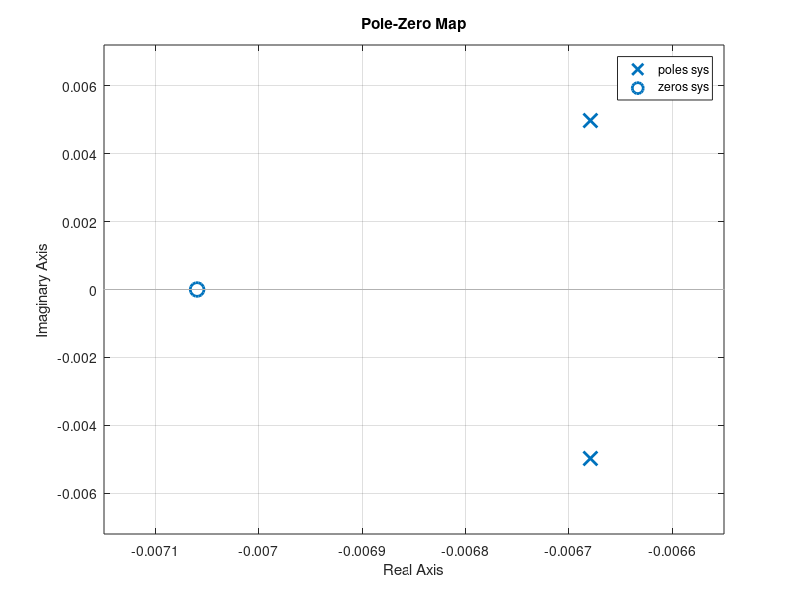

The MATLAB source for this figure: (Note: this script raises an error after producing the figure.)

% Locations of system poles and zeros

clear; close all; clc;

%% ===================== USER INPUT =====================

% --- PI controller gains ---
Kp = 0.028754;
Ki = 0.000203;

% --- Closed-loop transfer function (unity negative feedback) ---
%   T(s) = 96.7*(Kp*s + Ki) / ( 283*s^2 + (1 + 96.7*Kp)*s + 96.7*Ki )
num = 96.7 * [Kp Ki];                            % numerator
den = [283, 1 + 96.7*Kp, 96.7*Ki];               % denominator

% --- Figure name (no extension) ---
fname_pzmap = 'pole_zero_locations';

dpi = 500;

% --- Figure adjustments ---
lwAdd   = 0.75;   % line width added to the default (pt)
fsAdd   = 1;      % font size added to the default (pt)
pzLwAdd = 1.5;    % extra line width for the pole/zero markers (pt)
yPad    = 0.04;   % extra vertical spacing: 4% of the axis range above and below
lblGap  = 0.04;   % distance between marker and label (fraction of y-range)

%% ===================== SYSTEM =====================
sys = tf(num, den);
pol = pole(sys);
zer = zero(sys);

disp('Closed-loop poles:');  disp(pol);
disp('Closed-loop zeros:');  disp(zer);

%% ===================== POLE-ZERO MAP =====================
hfig = figure;
pzmap(sys);
grid on
styleFigure(hfig, lwAdd, fsAdd);                 % thicker lines, larger text
boxAxes(hfig);                                   % boxed axes
thickenMarkers(hfig, pzLwAdd);                   % thicker poles (x) and zeros (o)

% --- labels next to every pole and zero ---
ax  = visibleAxes(hfig);  ax = ax(1);
pts = [pol(:); zer(:)];
gap = lblGap * diff(ax.YLim);
lbl = gobjects(numel(pts), 1);
for k = 1:numel(pts)
    z = pts(k);
    if abs(imag(z)) < 1e-9*max(1, abs(z)), z = real(z); end   % clean up tiny imaginary parts
    if imag(z) >= 0
        va = 'bottom';  dy =  gap;               % label above the marker
    else
        va = 'top';     dy = -gap;               % label below the marker
    end
    lbl(k) = text(ax, real(z), imag(z) + dy, fmtc(z), ...
        'HorizontalAlignment', 'center', 'VerticalAlignment', va, ...
        'FontSize', ax.FontSize);
end

% --- make sure the labels fit inside the axes ---
xl = ax.XLim;  yl = ax.YLim;
for k = 1:numel(lbl)
    e  = lbl(k).Extent;                          % [x y width height] in data units
    xl = [min(xl(1), e(1)), max(xl(2), e(1)+e(3))];
    yl = [min(yl(1), e(2)), max(yl(2), e(2)+e(4))];
end
ax.XLim = xl;  ax.YLim = yl;
padAxes(hfig, 0, yPad);                          % vertical padding only (4%)

savefig(hfig, [fname_pzmap '.fig']);
print(hfig, fname_pzmap, '-dpng', ['-r' num2str(dpi)], '-vector');

disp('Done: pole-zero figure saved (.fig and .png).');

%% ===================== LOCAL FUNCTIONS =====================
% (must stay at the END of the script file)

function s = fmtc(z)
    % complex number as text: xxx + yyy i
    if imag(z) >= 0, sg = '+'; else, sg = '-'; end
    s = sprintf('%.4g %s %.4gi', real(z), sg, abs(imag(z)));
end

function ax = visibleAxes(hfig)
    % all visible axes of the figure
    ax = findall(hfig, 'Type', 'axes');
    keep = false(size(ax));
    for k = 1:numel(ax)
        keep(k) = strcmp(char(ax(k).Visible), 'on');
    end
    ax = ax(keep);
end

function boxAxes(hfig)
    % boxed axes (matches time_response.m)
    ax = visibleAxes(hfig);
    for k = 1:numel(ax)
        box(ax(k), 'on');
    end
end

function thickenMarkers(hfig, extra)
    % thicker pole/zero markers: every graphics object that draws a marker
    fo = findall(hfig, '-property', 'Marker');
    for k = 1:numel(fo)
        try
            if ~strcmp(char(fo(k).Marker), 'none')
                fo(k).LineWidth = fo(k).LineWidth + extra;
            end
        catch
        end
    end
end

function padAxes(hfig, xPad, yPad)
    % extend axis limits by a fraction of the current range on each side
    ax = visibleAxes(hfig);
    for k = 1:numel(ax)
        if xPad > 0
            xl = ax(k).XLim;  r = diff(xl);
            ax(k).XLim = xl + xPad*r*[-1 1];
        end
        yl = ax(k).YLim;  r = diff(yl);
        ax(k).YLim = yl + yPad*r*[-1 1];
    end
end

function styleFigure(hfig, lwAdd, fsAdd)
    % thicker lines and larger text (relative to the current values)
    ln = findall(hfig, 'Type', 'line');
    for k = 1:numel(ln)
        ln(k).LineWidth = ln(k).LineWidth + lwAdd;
    end
    fo = findall(hfig, '-property', 'FontSize');
    sz = zeros(size(fo));
    for k = 1:numel(fo)
        sz(k) = fo(k).FontSize;                  % read all sizes first
    end
    for k = 1:numel(fo)
        fo(k).FontSize = sz(k) + fsAdd;
    end
end
